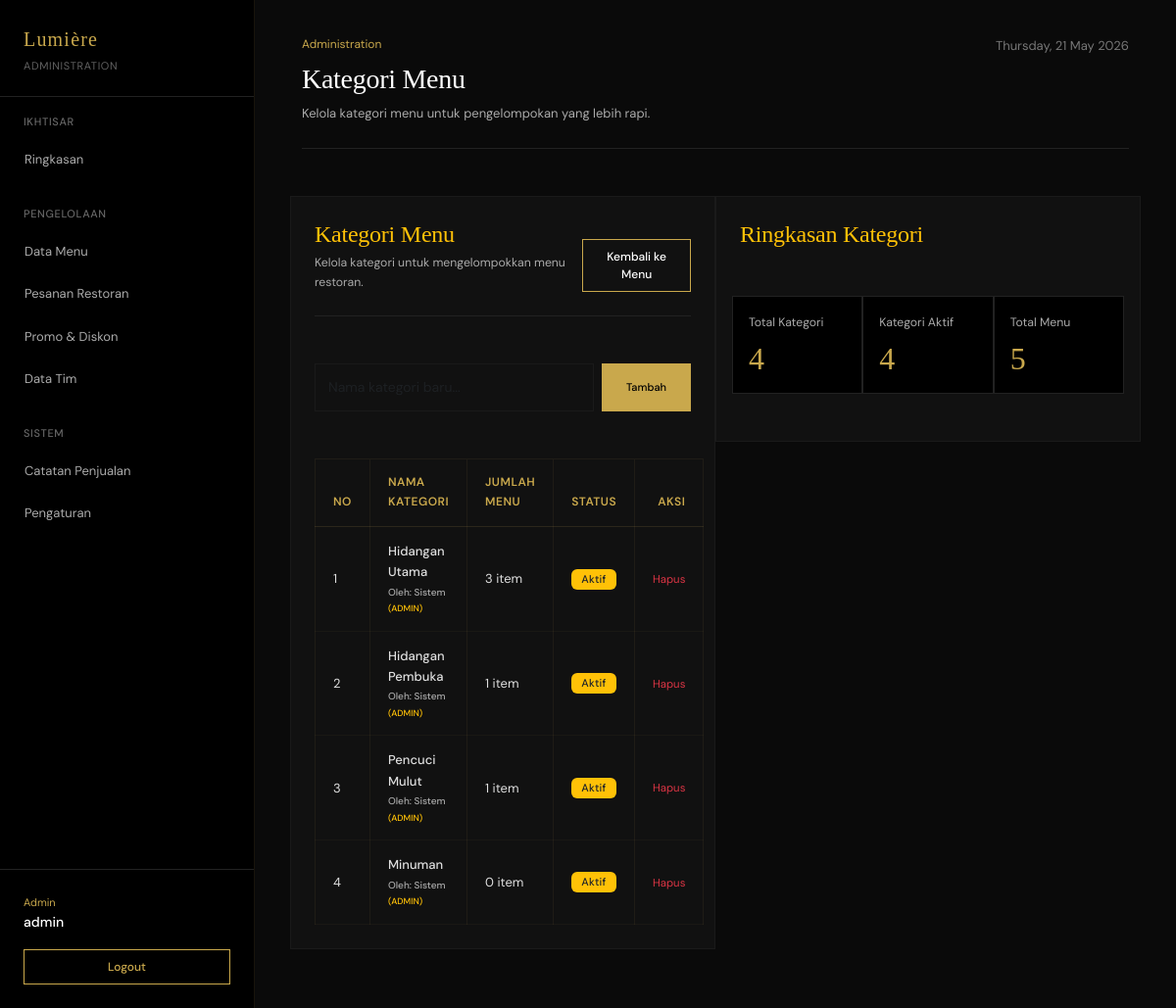
Screenshot of /admin/menu_kategori.php (signed in) with the database file from the repository.
### tables this page shows
CREATE TABLE IF NOT EXISTS `kategori` (
  `id_kategori` int NOT NULL AUTO_INCREMENT,
  `nama_kategori` varchar(50) NOT NULL,
  `id_user` int DEFAULT NULL,
  PRIMARY KEY (`id_kategori`),
  FOREIGN KEY (`id_user`) REFERENCES `user` (`id_user`) ON DELETE SET NULL
);

### includes/helpers.php (called while the page is built, shortened)
<?php
function base_path(string $path = ''): string
{
    $base = dirname(__DIR__);
    return $path === '' ? $base : $base . '/' . ltrim($path, '/');
}
function base_url(string $path = ''): string
{
    $app = require base_path('config/app.php');
    $baseUrl = rtrim($app['url'] ?? 'http://localhost:8001', '/');
    return $path === '' ? $baseUrl : $baseUrl . '/' . ltrim($path, '/');
}

### config/env.php (called while the page is built, shortened)
<?php
function env(string $key, ?string $default = null): ?string
{
    static $values = [];
    $runtimeValue = $_ENV[$key] ?? $_SERVER[$key] ?? getenv($key);
    if ($runtimeValue !== false && $runtimeValue !== null && $runtimeValue !== '') {
        return (string) $runtimeValue;
    }
    return $values[$key] ?? $default;
}

### config/app.php (called while the page is built, shortened)
<?php
require_once __DIR__ . '/env.php';
return [
    'name' => env('APP_NAME', 'UPK Restoran'),
    'env' => env('APP_ENV', 'local'),
    'url' => env('APP_URL', 'http://localhost/upk-restoran'),
];

### admin/menu_kategori.php (the view, shortened to what this page needs)
<?php
require __DIR__ . '/../includes/header.php';
$pdo = db();
$stmt = $pdo->query('
    SELECT k.id_kategori, k.nama_kategori, u.level AS role, u.username AS pembuat, COUNT(m.id_menu) AS jumlah_menu
    FROM kategori k
    LEFT JOIN menu m ON k.id_kategori = m.id_kategori
    LEFT JOIN user u ON k.id_user = u.id_user
    GROUP BY k.id_kategori, k.nama_kategori, u.level, u.username
    ORDER BY k.id_kategori ASC
');
$categories = $stmt->fetchAll();
?>
<section class="row row-cols-1 row-cols-lg-2 g-4">
    <article class="card bg-dark text-white border-secondary p-4 mb-4 rounded-0">
        <div class="d-flex flex-column gap-2 flex-md-row align-items-md-end justify-content-md-between border-bottom border-soft pb-4 mb-4">
            <div>
                <h3 class="h3 mb-1 text-warning font-display" style="font-size: 24px;">Kategori Menu</h3>
                <p class="text-secondary small mb-0">Kelola kategori untuk mengelompokkan menu restoran.</p>
            </div>
            <div class="d-flex flex-wrap gap-2">
                <a class="btn btn-outline-warning rounded-0 fw-medium px-3 py-2 text-white" style="font-size: 12px;" href="<?= htmlspecialchars(base_url('admin/menu.php'), ENT_QUOTES, 'UTF-8'); ?>">Kembali ke Menu</a>
            </div>
        </div>
        <div class="mt-4 mb-4">
            <form class="d-flex gap-2" action="<?= htmlspecialchars(base_url('admin/menu_kategori.php'), ENT_QUOTES, 'UTF-8'); ?>" method="post">
                <input class="form-control bg-dark text-white border-secondary rounded-0 flex-grow-1" type="text" name="nama_kategori" placeholder="Nama kategori baru..." required>
                <button class="btn btn-warning rounded-0 fw-medium px-4 py-2" style="font-size: 11px;" type="submit">Tambah</button>
            </form>
        </div>
        <table class="table table-dark table-hover table-bordered border-secondary mt-4 mb-0">
            <thead>
                <tr>
                    <th style="width: 80px;">No</th>
                    <th>Nama Kategori</th>
                    <th>Jumlah Menu</th>
                    <th>Status</th>
                    <th class="text-end">Aksi</th>
                </tr>
            </thead>
            <tbody>
                <?php foreach ($categories as $i => $cat): ?>
                    <tr>
                        <td><?= $i + 1; ?></td>
                        <td class="text-white fw-medium">
                            <?= htmlspecialchars((string)$cat['nama_kategori'], ENT_QUOTES, 'UTF-8'); ?>
                            <div class="text-secondary" style="font-size: 10px; margin-top: 2px;">
                                Oleh: <?= htmlspecialchars($cat['pembuat'] ?? 'Sistem', ENT_QUOTES, 'UTF-8'); ?>
                                <span class="text-warning" style="font-size: 9px; text-transform: uppercase;">(<?= htmlspecialchars($cat['role'] ?? 'admin', ENT_QUOTES, 'UTF-8'); ?>)</span>
                            </div>
                        </td>
                        <td class="text-secondary"><?= $cat['jumlah_menu']; ?> item</td>
                        <td><span class="badge bg-warning text-dark">Aktif</span></td>
                        <td class="text-end">
                            <a class="text-danger small text-decoration-none" href="<?= htmlspecialchars(base_url('admin/menu_kategori.php?action=delete&id=' . $cat['id_kategori']), ENT_QUOTES, 'UTF-8'); ?>" onclick="return confirm('Hapus kategori ini?')">Hapus</a>
                        </td>
                    </tr>
                <?php endforeach; ?>
            </tbody>
        </table>
    </article>
    <aside class="card bg-dark text-white border-secondary p-4 mb-4 rounded-0">
        <h3 class="h3 mb-4 text-warning font-display" style="font-size: 24px;">Ringkasan Kategori</h3>
        <div class="row row-cols-1 row-cols-md-3 g-3 mb-4 mt-2">
            <article class="p-3 border border-soft bg-black d-flex flex-column h-100">
                <p class="text-secondary small mb-2">Total Kategori</p>
                <p class="h2 text-gold font-display mb-0" style="font-size: 32px;"><?= count($categories); ?></p>
            </article>
            <article class="p-3 border border-soft bg-black d-flex flex-column h-100">
                <p class="text-secondary small mb-2">Kategori Aktif</p>
                <p class="h2 text-gold font-display mb-0" style="font-size: 32px;"><?= count($categories); ?></p>
            </article>
            <article class="p-3 border border-soft bg-black d-flex flex-column h-100">
                <p class="text-secondary small mb-2">Total Menu</p>
                <p class="h2 text-gold font-display mb-0" style="font-size: 32px;"><?= array_sum(array_map('intval', array_column($categories, 'jumlah_menu'))); ?></p>
            </article>
        </div>
    </aside>
</section>
<?php
require __DIR__ . '/../includes/footer.php';

### assets/css/style.css (style rules this page uses)
:root { --bg-main: #0a0a0a; --bg-sidebar: #050505; --bg-card: #111111; --gold: #C9A84C; --gold-light: #f3e5ab; --gold-dim: rgba(201, 168, 76, 0.1); --border: #1a1a1a; --border-soft: #222222; --text-primary: #ffffff; --text-secondary: #aaaaaa; --text-muted: #666666; --font-display: 'Libre Baskerville', Georgia, serif; --font-body: 'DM Sans', system-ui, sans-serif; }
body { background-color: var(--bg-main); color: var(--text-primary); font-family: var(--font-body); font-size: 14px; line-height: 1.65; margin: 0; font-weight: 400; letter-spacing: normal; overflow-x: hidden; -webkit-font-smoothing: antialiased; -moz-osx-font-smoothing: grayscale; }
a { color: var(--gold); text-decoration: none !important; transition: color 0.25s ease; }
h1, h2, h3, h4, h5, h6, .font-display { font-family: var(--font-display); color: var(--text-primary); font-weight: 400; letter-spacing: -0.01em; }
.text-gold { color: var(--gold) !important; }
.border-soft { border-color: var(--border-soft) !important; }
.card { background-color: var(--bg-card); border: 1px solid var(--border); transition: all 0.4s cubic-bezier(0.16, 1, 0.3, 1); border-radius: 0; padding: 20px; }
.btn { border: 1px solid var(--gold); padding: 11px 28px; font-size: 13px; border-radius: 0; transition: all 0.3s ease; font-weight: 500; }
.btn-warning { background: var(--gold); color: #000; }
.btn-outline-warning { background: transparent; color: var(--gold); }
.form-control { background-color: transparent !important; border: 1px solid var(--border) !important; color: #fff !important; border-radius: 0; padding: 13px; font-size: 14px; }
.dashboard-content, .dashboard-content .row, .dashboard-content .row > * { min-width: 0; }
.dashboard-content .card { height: 100%; }
.card, .section-panel { background-color: var(--bg-card) !important; border: 1px solid var(--border) !important; color: var(--text-primary) !important; }
.table { --bs-table-color: #ffffff !important; --bs-table-bg: var(--bg-card) !important; --bs-table-border-color: rgba(197, 160, 89, 0.08) !important; --bs-table-hover-bg: rgba(255, 255, 255, 0.02) !important; color: #ffffff !important; background-color: var(--bg-card) !important; border-color: rgba(197, 160, 89, 0.08) !important; margin-bottom: 0 !important; }
.table th { font-family: var(--font-body); font-size: 12px; font-weight: 600; letter-spacing: 0.04em; text-transform: uppercase; color: var(--gold) !important; border-bottom: 1px solid rgba(197, 160, 89, 0.15) !important; background-color: var(--bg-card) !important; padding: 14px 18px !important; }
.table td { padding: 14px 18px !important; color: #dfdfdf !important; border-bottom: 1px solid rgba(197, 160, 89, 0.05) !important; background-color: var(--bg-card) !important; font-size: 13px; vertical-align: middle; }
.text-secondary { color: #aaaaaa !important; }
.badge { font-weight: 500; font-size: 11px; letter-spacing: 0.02em; padding: 5px 10px; }

### rows the page displays
kategori: nama_kategori "Hidangan Utama", pembuat "Sistem", role "ADMIN", jumlah_menu "3"
kategori: nama_kategori "Hidangan Pembuka", pembuat "Sistem", role "ADMIN", jumlah_menu "1"
kategori: nama_kategori "Pencuci Mulut", pembuat "Sistem", role "ADMIN", jumlah_menu "1"
kategori: nama_kategori "Minuman", pembuat "Sistem", role "ADMIN", jumlah_menu "0"

### other values shown
$brand "Lumière"
$badge "ADMINISTRATION"
$sectionTitle "IKHTISAR"
$item['label'] "Ringkasan"
$sectionTitle "PENGELOLAAN"
$item['label'] "Data Menu"
$item['label'] "Pesanan Restoran"
$item['label'] "Promo & Diskon"
$item['label'] "Data Tim"
$sectionTitle "SISTEM"
$item['label'] "Catatan Penjualan"
$item['label'] "Pengaturan"
$roleName "Admin"
$userName "admin"
$badge "Administration"
